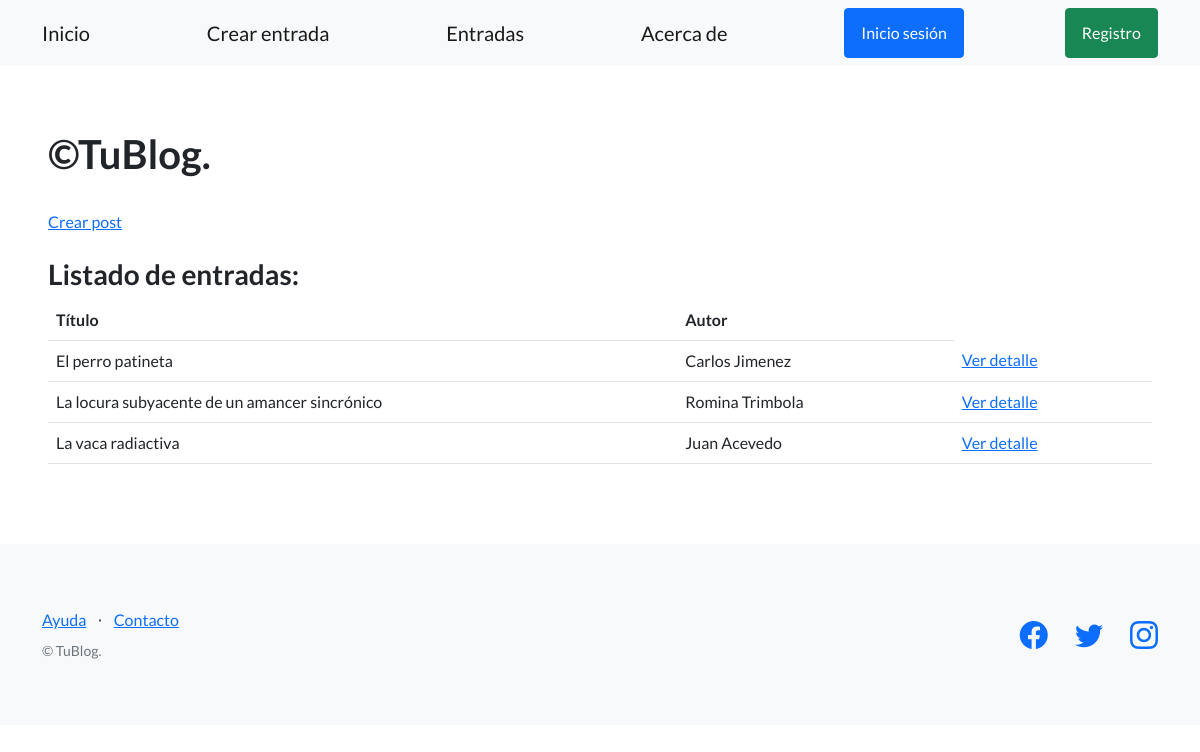
Page /entradas/ on the committed database.
### control_blog/models.py (models this page shows, shortened)
class Entrada(models.Model):
    titulo = models.CharField(max_length=64, default="ValorPredeterminado")
    autor = models.CharField(max_length=100)
    cuerpo = models.TextField(blank=True)
    fecha_publicacion = models.DateField(auto_now_add=True)
    creador = models.ForeignKey(User, on_delete=models.SET_NULL, null=True)

### blog/views.py (the view)
# urls.py: path("entradas/", listado_entradas, name="entradas"),
def listado_entradas(request):
    contexto = {
        "entrada": Entrada.objects.all(),
    }
    http_response = render(
        request=request,
        template_name='entradas.html',
        context=contexto,
    )
    return http_response

### templates_base/entradas.html (shortened to what this page needs)
{% extends "base.html"%}  {%block contenido %}
<h1>&copy;TuBlog.</h1>
<br />
<a href="{% url 'crear_post'%}">Crear post</a>
<br /><br />
<h3>Listado de entradas:</h3>
<table class="table">
  <tbody>
    <tr>
      <th>Título</th>
      <th>Autor</th>
      <th></th>
    </tr>
    {% for entradas in entrada %}
    <tr>
      <td>{{ entradas.titulo }}</td>
      <td>{{entradas.autor}}</td>
      <td>
      </td>
      <td>
        <a href="{% url 'ver_entrada' titulo=entradas.titulo%}">Ver detalle</a>
      </td>
      <td>
      </td>
    </tr>
    {% endfor %}
  </tbody>
</table>
{%endblock contenido%}

### rows in the picture
Entrada: titulo "El perro patineta", autor "Carlos Jimenez"
Entrada: titulo "La locura subyacente de un amancer sincrónico", autor "Romina Trimbola"
Entrada: titulo "La vaca radiactiva", autor "Juan Acevedo"
